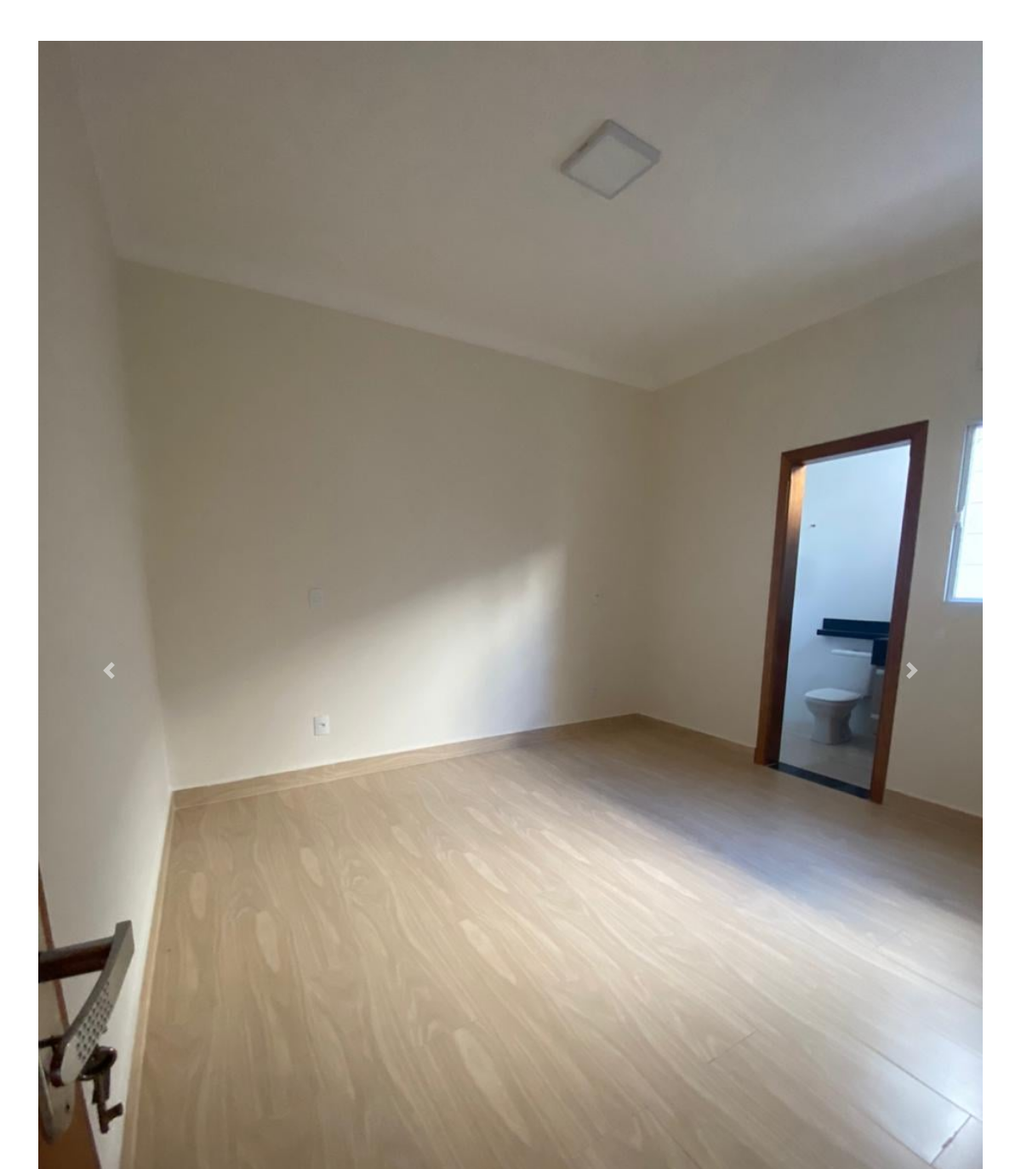
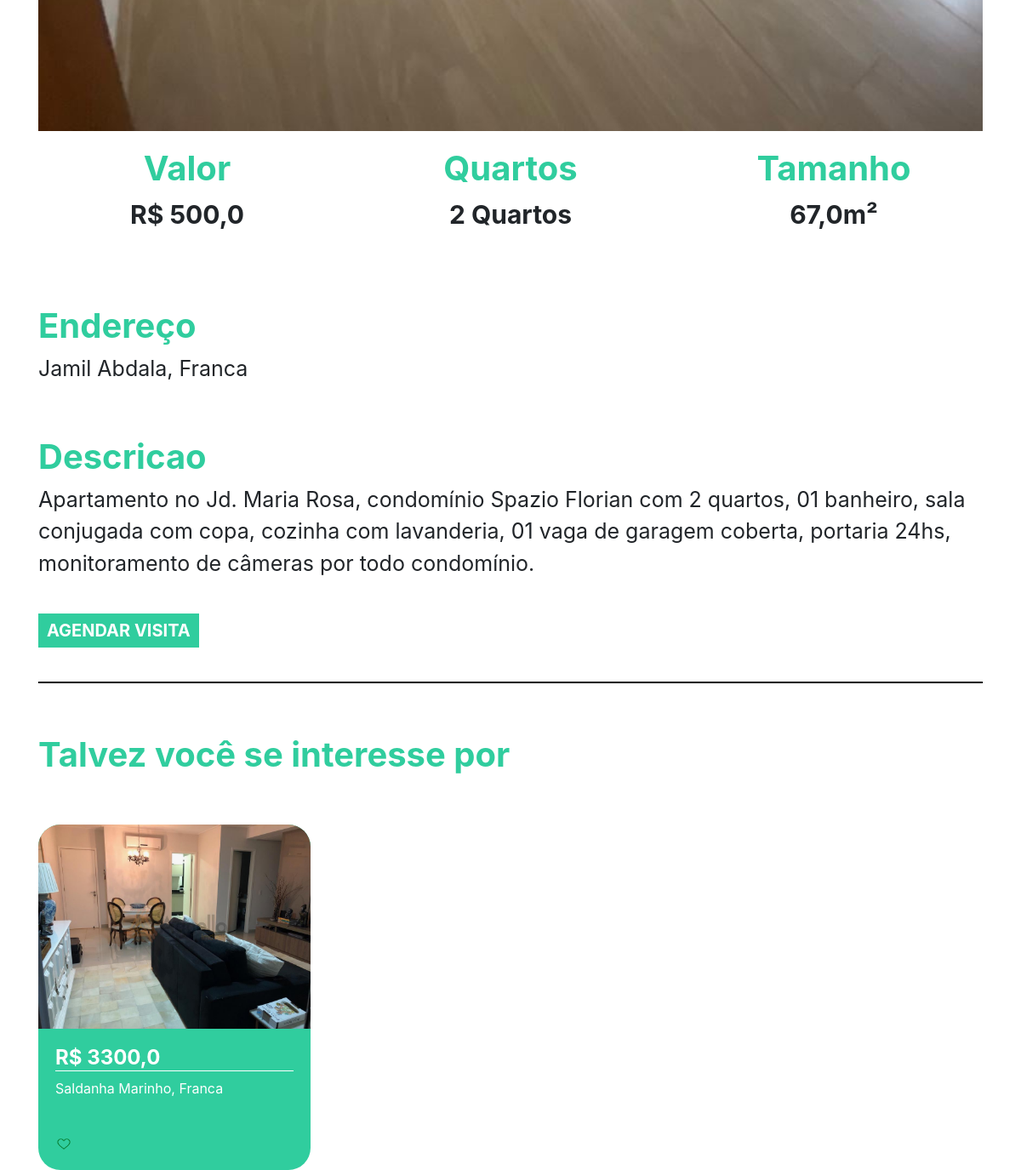
/imovel/4, run on the app's committed database (2 pictures, top to bottom).
### plataforma/models.py (models this page shows, shortened)
class Imagem(models.Model):
    img = models.ImageField(upload_to='img')
    def __str__(self) -> str:
        return self.img.url

class Imovei(models.Model):
    choices = (('V', 'Venda'),
    ('A', 'Aluguel'))
    choices_imovel = (('A', 'Apartamento'),
    ('C', 'Casa'))
    imagens = models.ManyToManyField(Imagem)
    valor = models.FloatField()
    quartos = models.IntegerField()
    tamanho = models.FloatField()
    cidade = models.ForeignKey(Cidade, on_delete=models.DO_NOTHING)
    rua = models.CharField(max_length=50)
    tipo = models.CharField(max_length=1, choices=choices)
    tipo_imovel = models.CharField(max_length=1, choices=choices_imovel)
    numero = models.IntegerField()
    descricao = models.TextField()
    dias_visita = models.ManyToManyField(DiasVisita)
    horarios = models.ManyToManyField(Horario)

class Cidade(models.Model):
    nome = models.CharField(max_length=30)
    def __str__(self) -> str:
        return self.nome

### plataforma/views.py (the view)
# urls.py: path('imovel/<str:id>', views.imovel, name="imovel"),
def imovel(request, id):
    imovel = get_object_or_404(Imovei, id=id)
    sugestoes = Imovei.objects.filter(cidade=imovel.cidade).exclude(id=id)[:2]
    return render(request,'imovel.html',{'imovel':imovel, 'sugestoes':sugestoes})

### plataforma/models.py (called while the page is built)
    def __str__(self) -> str:
        return self.dia

    def __str__(self) -> str:
        return str(self.horario)

### plataforma/templates/imovel.html (shortened to what this page needs)
{% extends 'base.html' %}
{% load static %}
{% block 'head' %}
<link rel="stylesheet" href="{% static 'plataforma/css/home.css' %}">
{% endblock  %}
{% block 'body' %}
    <div style="text-align: center" class="container">
        <br>
        <br>
        <div id="carouselExampleControls" class="carousel slide" data-ride="carousel">
            <div class="carousel-inner">
                {% for img in imovel.imagens.all  %}
                    <div class="carousel-item {% if forloop.first %} active {% endif %}" >
                        <img class="d-block w-100" src="{{img}}" alt="First slide">
                    </div>
                {% endfor %}
            </div>
        <a class="carousel-control-prev" href="#carouselExampleControls" role="button" data-slide="prev">
            <span class="carousel-control-prev-icon" aria-hidden="true"></span>
        </a>
        <a class="carousel-control-next" href="#carouselExampleControls" role="button" data-slide="next">
            <span class="carousel-control-next-icon" aria-hidden="true"></span>
        </a>
    </div>
        <div class="row">
            <div class="col-md">
                <h3 class="titulo_especificacao">Valor</h3>
                <p class="especificacao">R$ {{imovel.valor}}</p>
            </div>
            <div class="col-md">
                <h3 class="titulo_especificacao">Quartos</h3>
                <p class="especificacao">{{imovel.quartos}} Quartos</p>
            </div>
            <div class="col-md">
                <h3 class="titulo_especificacao">Tamanho</h3>
                <p class="especificacao">{{imovel.tamanho}}m²</p>
            </div>
        </div>
        <br>
        <br>
        <div style="text-align: left">
            <h3 class="titulo_especificacao">Endereço</h3>
            <p class="especificacao_endereco">{{imovel.rua}}, {{imovel.cidade }}</p>
        </div>
        <br>
        <div style="text-align: left">
            <h3 class="titulo_especificacao">Descricao</h3>
            <p class="especificacao_endereco">{{imovel.descricao}}</p>
            <br>
            <button class="btn_agendar_visita" data-toggle="modal" data-target="#exampleModal">AGENDAR VISITA</button>
            <br>
            <br>
        </div>
        <hr style="border: 1px solid black">
        <br>
        <div class="div_possivel_interesse">
            <h3 class="titulo_especificacao">Talvez você se interesse por</h3>
            <div class="row">
                {% for sugestao in sugestoes %}
                    <div class="col-md cont">
                        <div class="card_imovel">
                            <img class="img_capa_imovel" src="{{sugestao.imagens.all.0.img.url}}">
                            <div class="informacoes_imoveis">
                            <a class="a_none" href="{% url 'imovel' sugestao.id %}"><h4 class="valor">R$ {{sugestao.valor}}</h4></a>
                            <p>{{sugestao.rua}}, {{sugestao.cidade}}</p>
                            <br>
                            <img width="7%" src="{% static 'plataforma/img/heart.png' %}">
                            </div>
                        </div>
                    </div>
                {% endfor %}
            </div>
        </div>
    </div>
{% endblock  %}

### templates/static/plataforma/css/home.css (style rules this page uses)
.card_imovel { background-color: #30CD9E; width: 20rem; margin-top: 50px; border-radius: 26px; }
.img_capa_imovel { width: 100%; border-top-left-radius: 26px; border-top-right-radius: 26px; }
.informacoes_imoveis { padding: 20px; color: white; }
.valor { font-weight: bold; border-bottom: 1px solid white; }
.a_none { color: white; }
.titulo_especificacao { color: #30CD9E; font-weight: bold; margin-top: 20px; font-size: 40px; }
.especificacao { font-size: 30px; font-weight: bold; }
.especificacao_endereco { font-size: 25px; }
.btn_agendar_visita { border: none; background-color: #30CD9E; color: white; font-weight: bold; font-size: 20px; padding: 5px 10px 5px 10px; }
.div_possivel_interesse { text-align: left; }

### data on the page
Imagem: img (picture)
Imovei: valor "500,0", quartos "2", tamanho "67,0", rua "Jamil Abdala", cidade "Franca", descricao "Apartamento no Jd. Maria Rosa, condomínio Spazio Florian com 2 quartos, 01 banheiro, sala conjugada com copa, cozinha com lavanderia, 01 vaga de garagem coberta, portaria 24hs, monitoramento de câmeras por todo condomínio."
Imovei: imagens.all.0.img (picture), valor "3300,0", rua "Saldanha Marinho", cidade "Franca"
